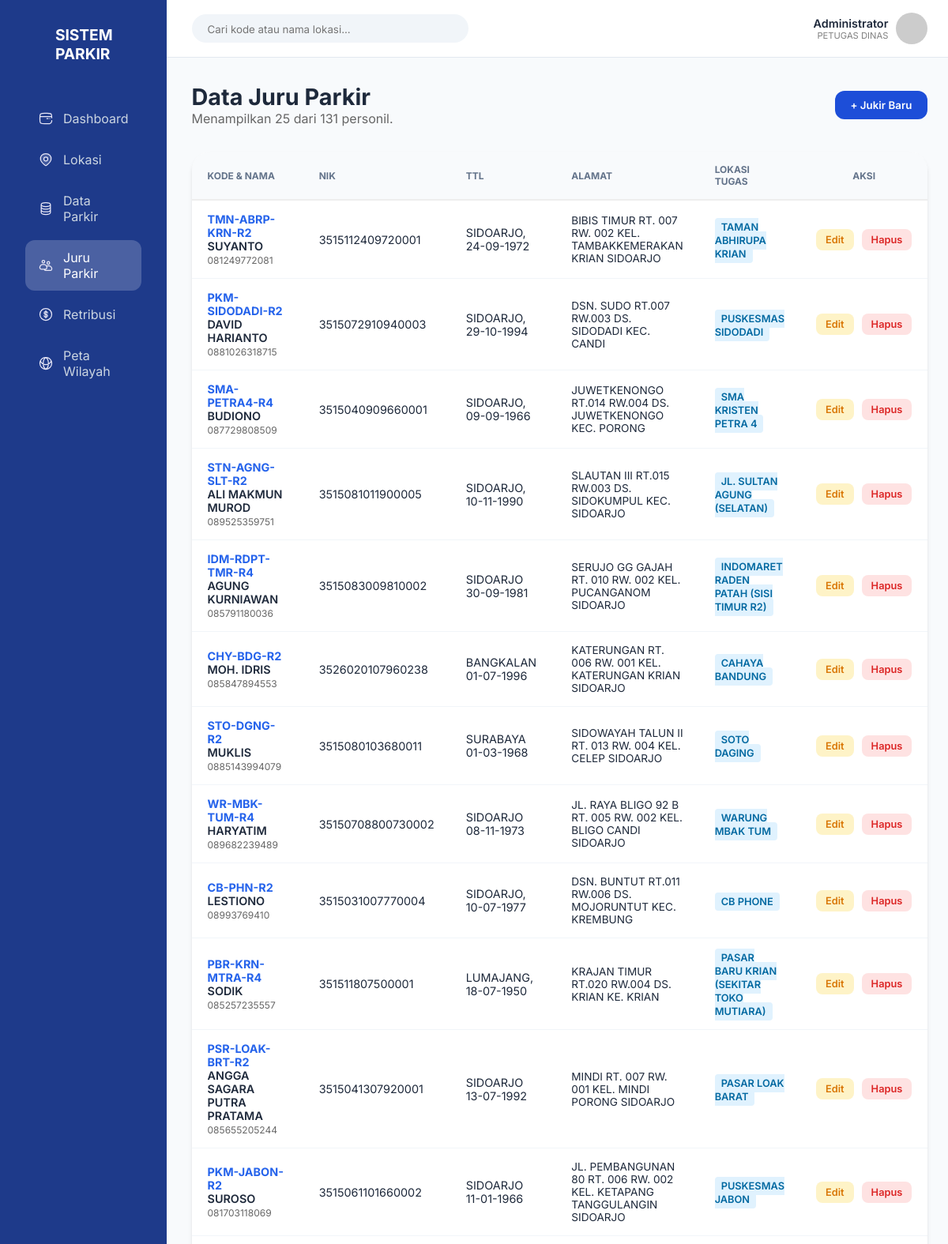
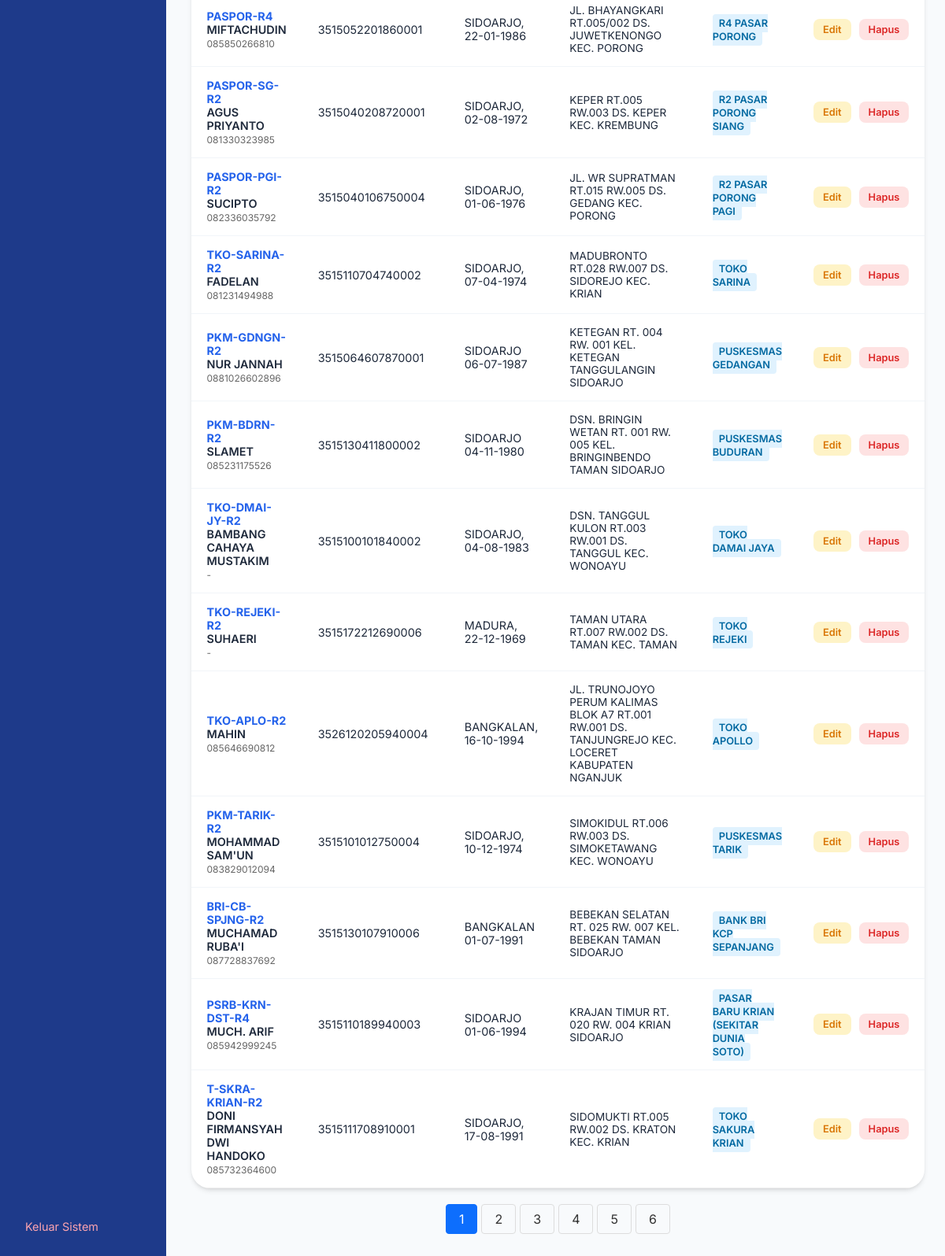
Screenshot of /tukang-parkir.php with the database file from the repository (2 pictures, top to bottom).
### tables this page shows
CREATE TABLE `jukir_utama` (
  `id` int(11) NOT NULL,
  `no_spmt` varchar(50) DEFAULT NULL,
  `nik` varchar(20) DEFAULT NULL,
  `nama_lengkap` varchar(150) DEFAULT NULL,
  `ttl` varchar(100) DEFAULT NULL,
  `alamat` text DEFAULT NULL,
  `no_telp` varchar(20) DEFAULT NULL,
  `id_lokasi` int(11) DEFAULT NULL
);

CREATE TABLE `lokasi` (
  `id` int(11) NOT NULL,
  `kode_qris` varchar(50) DEFAULT NULL,
  `nama_lokasi` varchar(255) DEFAULT NULL,
  `titik_parkir` enum('TJU','TPK') DEFAULT NULL COMMENT 'TJU: Tepi Jalan Umum, TPK: Tempat Khusus Parkir',
  `nominal_retribusi` decimal(10,2) DEFAULT NULL,
  `target_bulanan` decimal(15,2) DEFAULT NULL,
  `terbilang_target` text DEFAULT NULL,
  `foto` varchar(255) DEFAULT NULL,
  `latitude` decimal(10,8) DEFAULT NULL,
  `longitude` decimal(11,8) DEFAULT NULL,
  `created_at` timestamp NOT NULL DEFAULT current_timestamp()
);

### tukang-parkir.php (the view, shortened to what this page needs)
<?php
include 'config/db.php';
$limit = 25;
$page = isset($_GET['page']) ? (int) $_GET['page'] : 1;
$offset = ($page - 1) * $limit;
$total_result = mysqli_query($conn, "SELECT COUNT(*) AS total FROM jukir_utama");
$total_row = mysqli_fetch_assoc($total_result)['total'];
$total_pages = ceil($total_row / $limit);
$sql = "SELECT
            jukir_utama.*,
            lokasi.nama_lokasi,
            lokasi.kode_qris
        FROM jukir_utama
        INNER JOIN lokasi ON jukir_utama.id_lokasi = lokasi.id
        ORDER BY jukir_utama.id DESC
        LIMIT $offset, $limit";
$result = mysqli_query($conn, $sql);
?>
<!DOCTYPE html>
<html lang="id">
<?php include 'components/header.php'; ?>
<body style="display: flex; margin: 0; padding: 0;">
    <?php include 'components/sidebar.php'; ?>
    <div class="main-content" style="flex: 1;">
        <?php include 'components/navbar.php'; ?>
        <div class="container" style="padding: 2rem;">
            <div style="display: flex; justify-content: space-between; align-items: center; margin-bottom: 2rem;">
                <div>
                    <h1 style="font-size: 1.8rem; margin: 0;">Data Juru Parkir</h1>
                    <p style="color: #666;">Menampilkan <?php echo mysqli_num_rows($result); ?> dari
                        <?php echo $total_row; ?> personil.
                    </p>
                </div>
                <button class="btn-primary" onclick="openAddModal()">+ Jukir Baru</button>
            </div>
            <div class="table-container">
                <table style="width: 100%; border-collapse: collapse;">
                    <thead>
                        <tr style="background: #f8f9fa; border-bottom: 2px solid #eee;">
                            <th>Kode & Nama</th>
                            <th>NIK</th>
                            <th>TTL</th>
                            <th>Alamat</th>
                            <th>Lokasi Tugas</th>
                            <th style="text-align: center;">Aksi</th>
                        </tr>
                    </thead>
                    <tbody>
                        <?php if (mysqli_num_rows($result) > 0): ?>
                            <?php while ($row = mysqli_fetch_assoc($result)): ?>
                                <tr style="border-bottom: 1px solid #eee;">
                                    <td>
                                        <div style="font-weight: bold; color: #2563eb;"><?= $row['kode_qris'] ?></div>
                                        <div style="font-weight: 600;"><?= $row['nama_lengkap'] ?></div>
                                        <small style="color: #666;"><?= $row['no_telp'] ?></small>
                                    </td>
                                    <td><?= $row['nik'] ?></td>
                                    <td><?= $row['ttl'] ?></td>
                                    <td style="font-size: 0.85rem; max-width: 200px;"><?= $row['alamat'] ?></td>
                                    <td><span class="badge badge-blue"
                                            style="background: #e0f2fe; color: #0369a1; padding: 4px 8px; border-radius: 4px; font-size: 0.8rem;"><?= $row['nama_lokasi'] ?></span>
                                    </td>
                                    <td style="text-align: center;">
                                        <div style="display: flex; gap: 5px; justify-content: center;">
                                            <button class="btn-action btn-edit"
                                                onclick="openEditModal(<?= htmlspecialchars(json_encode($row)) ?>)">Edit</button>
                                            <a href="store/hapus_jukir.php?id=<?= $row['id'] ?>" class="btn-action btn-delete"
                                                onclick="return confirm('Hapus data petugas ini?')">Hapus</a>
                                        </div>
                                    </td>
                                </tr>
                            <?php endwhile; ?>
                        <?php else: ?>
                            <tr>
                                <td colspan="6" style="text-align:center; padding: 20px;">Data jukir tidak ditemukan.</td>
                            </tr>
                        <?php endif; ?>
                    </tbody>
                </table>
            </div>
            <div class="pagination">
                <?php for ($i = 1; $i <= $total_pages; $i++): ?>
                    <a href="?page=<?= $i ?>" class="<?= ($page == $i) ? 'active' : '' ?>"><?= $i ?></a>
                <?php endfor; ?>
            </div>
        </div>
    </div>
</body>
</html>

### assets/css/style.css (style rules this page uses)
:root { --primary: #1d4ed8; --primary-dark: #1e40af; --sidebar-bg: #1e3a8a; --bg-light: #f8fafc; --text-main: #1e293b; --text-muted: #64748b; --white: #ffffff; --shadow: 0 4px 6px -1px rgb(0 0 0 / 0.1), 0 2px 4px -2px rgb(0 0 0 / 0.1); }
* { margin: 0; padding: 0; box-sizing: border-box; font-family: 'Inter', sans-serif; }
body { background-color: var(--bg-light); display: flex; color: var(--text-main); }
.main-content { flex-grow: 1; }
.container { padding: 2rem; }
.table-container { background: var(--white); border-radius: 24px; overflow: hidden; box-shadow: var(--shadow); }
table { width: 100%; border-collapse: collapse; }
th { background: #f8fafc; padding: 15px 20px; text-align: left; font-size: 0.75rem; text-transform: uppercase; color: var(--text-muted); }
td { padding: 15px 20px; border-top: 1px solid #f1f5f9; font-size: 0.9rem; }
.btn-primary { background: var(--primary); color: white; padding: 10px 20px; border-radius: 12px; border: none; cursor: pointer; font-weight: 600; }
.badge { padding: 4px 12px; border-radius: 50px; font-size: 0.8rem; font-weight: 600; }
.badge-blue { background: #eff6ff; color: #1d4ed8; }
.btn-action { padding: 6px 12px; border-radius: 8px; font-size: 0.8rem; cursor: pointer; border: none; font-weight: 600; transition: 0.2s; text-decoration: none; display: inline-block; }
.btn-edit { background: #fef3c7; color: #d97706; margin-right: 5px; }
.btn-delete { background: #fee2e2; color: #dc2626; }
.pagination { display: flex; gap: 5px; margin-top: 20px; justify-content: center; }
.pagination a { padding: 8px 16px; border: 1px solid #ddd; text-decoration: none; color: #333; border-radius: 4px; }
.pagination a.active { background-color: #0d6efd; color: white; border-color: #0d6efd; }

### rows the page displays
jukir_utama: id_lokasi.kode_qris "TMN-ABRP-KRN-R2", nama_lengkap "SUYANTO", no_telp "081249772081", nik "3515112409720001", ttl "SIDOARJO, 24-09-1972", alamat "BIBIS TIMUR RT. 007 RW. 002 KEL. TAMBAKKEMERAKAN KRIAN SIDOARJO", id_lokasi.nama_lokasi "TAMAN ABHIRUPA KRIAN"
jukir_utama: id_lokasi.kode_qris "PKM-SIDODADI-R2", nama_lengkap "DAVID HARIANTO", no_telp "0881026318715", nik "3515072910940003", ttl "SIDOARJO, 29-10-1994", alamat "DSN. SUDO RT.007 RW.003 DS. SIDODADI KEC. CANDI", id_lokasi.nama_lokasi "PUSKESMAS SIDODADI"
jukir_utama: id_lokasi.kode_qris "SMA-PETRA4-R4", nama_lengkap "BUDIONO", no_telp "087729808509", nik "3515040909660001", ttl "SIDOARJO, 09-09-1966", alamat "JUWETKENONGO RT.014 RW.004 DS. JUWETKENONGO KEC. PORONG", id_lokasi.nama_lokasi "SMA KRISTEN PETRA 4"
jukir_utama: id_lokasi.kode_qris "STN-AGNG-SLT-R2", nama_lengkap "ALI MAKMUN MUROD", no_telp "089525359751", nik "3515081011900005", ttl "SIDOARJO, 10-11-1990", alamat "SLAUTAN III RT.015 RW.003 DS. SIDOKUMPUL KEC. SIDOARJO", id_lokasi.nama_lokasi "JL. SULTAN AGUNG (SELATAN)"
jukir_utama: id_lokasi.kode_qris "IDM-RDPT-TMR-R4", nama_lengkap "AGUNG KURNIAWAN", no_telp "085791180036", nik "3515083009810002", ttl "SIDOARJO 30-09-1981", alamat "SERUJO GG GAJAH RT. 010 RW. 002 KEL. PUCANGANOM SIDOARJO", id_lokasi.nama_lokasi "INDOMARET RADEN PATAH (SISI TIMUR R2)"
jukir_utama: id_lokasi.kode_qris "CHY-BDG-R2", nama_lengkap "MOH. IDRIS", no_telp "085847894553", nik "3526020107960238", ttl "BANGKALAN 01-07-1996", alamat "KATERUNGAN RT. 006 RW. 001 KEL. KATERUNGAN KRIAN SIDOARJO", id_lokasi.nama_lokasi "CAHAYA BANDUNG"
jukir_utama: id_lokasi.kode_qris "STO-DGNG-R2", nama_lengkap "MUKLIS", no_telp "0885143994079", nik "3515080103680011", ttl "SURABAYA 01-03-1968", alamat "SIDOWAYAH TALUN II RT. 013 RW. 004 KEL. CELEP SIDOARJO", id_lokasi.nama_lokasi "SOTO DAGING"
jukir_utama: id_lokasi.kode_qris "WR-MBK-TUM-R4", nama_lengkap "HARYATIM", no_telp "089682239489", nik "35150708800730002", ttl "SIDOARJO 08-11-1973", alamat "JL. RAYA BLIGO 92 B RT. 005 RW. 002 KEL. BLIGO CANDI SIDOARJO", id_lokasi.nama_lokasi "WARUNG MBAK TUM"
jukir_utama: id_lokasi.kode_qris "CB-PHN-R2", nama_lengkap "LESTIONO", no_telp "08993769410", nik "3515031007770004", ttl "SIDOARJO, 10-07-1977", alamat "DSN. BUNTUT RT.011 RW.006 DS. MOJORUNTUT KEC. KREMBUNG", id_lokasi.nama_lokasi "CB PHONE"
jukir_utama: id_lokasi.kode_qris "PBR-KRN-MTRA-R4", nama_lengkap "SODIK", no_telp "085257235557", nik "351511807500001", ttl "LUMAJANG, 18-07-1950", alamat "KRAJAN TIMUR RT.020 RW.004 DS. KRIAN KE. KRIAN", id_lokasi.nama_lokasi "PASAR BARU KRIAN (SEKITAR TOKO MUTIARA)"
jukir_utama: id_lokasi.kode_qris "PSR-LOAK-BRT-R2", nama_lengkap "ANGGA SAGARA PUTRA PRATAMA", no_telp "085655205244", nik "3515041307920001", ttl "SIDOARJO 13-07-1992", alamat "MINDI RT. 007 RW. 001 KEL. MINDI PORONG SIDOARJO", id_lokasi.nama_lokasi "PASAR LOAK BARAT"
jukir_utama: id_lokasi.kode_qris "PKM-JABON-R2", nama_lengkap "SUROSO", no_telp "081703118069", nik "3515061101660002", ttl "SIDOARJO 11-01-1966", alamat "JL. PEMBANGUNAN 80 RT. 006 RW. 002 KEL. KETAPANG TANGGULANGIN SIDOARJO", id_lokasi.nama_lokasi "PUSKESMAS JABON"
jukir_utama: id_lokasi.kode_qris "PASPOR-R4", nama_lengkap "MIFTACHUDIN", no_telp "085850266810", nik "3515052201860001", ttl "SIDOARJO, 22-01-1986", alamat "JL. BHAYANGKARI RT.005/002 DS. JUWETKENONGO KEC. PORONG", id_lokasi.nama_lokasi "R4 PASAR PORONG"
jukir_utama: id_lokasi.kode_qris "PASPOR-SG-R2", nama_lengkap "AGUS PRIYANTO", no_telp "081330323985", nik "3515040208720001", ttl "SIDOARJO, 02-08-1972", alamat "KEPER RT.005 RW.003 DS. KEPER KEC. KREMBUNG", id_lokasi.nama_lokasi "R2 PASAR PORONG SIANG"
jukir_utama: id_lokasi.kode_qris "PASPOR-PGI-R2", nama_lengkap "SUCIPTO", no_telp "082336035792", nik "3515040106750004", ttl "SIDOARJO, 01-06-1976", alamat "JL. WR SUPRATMAN RT.015 RW.005 DS. GEDANG KEC. PORONG", id_lokasi.nama_lokasi "R2 PASAR PORONG PAGI"
jukir_utama: id_lokasi.kode_qris "TKO-SARINA-R2", nama_lengkap "FADELAN", no_telp "081231494988", nik "3515110704740002", ttl "SIDOARJO, 07-04-1974", alamat "MADUBRONTO RT.028 RW.007 DS. SIDOREJO KEC. KRIAN", id_lokasi.nama_lokasi "TOKO SARINA"
jukir_utama: id_lokasi.kode_qris "PKM-GDNGN-R2", nama_lengkap "NUR JANNAH", no_telp "0881026602896", nik "3515064607870001", ttl "SIDOARJO 06-07-1987", alamat "KETEGAN RT. 004 RW. 001 KEL. KETEGAN TANGGULANGIN SIDOARJO", id_lokasi.nama_lokasi "PUSKESMAS GEDANGAN"
jukir_utama: id_lokasi.kode_qris "PKM-BDRN-R2", nama_lengkap "SLAMET", no_telp "085231175526", nik "3515130411800002", ttl "SIDOARJO 04-11-1980", alamat "DSN. BRINGIN WETAN RT. 001 RW. 005 KEL. BRINGINBENDO TAMAN SIDOARJO", id_lokasi.nama_lokasi "PUSKESMAS BUDURAN"
jukir_utama: id_lokasi.kode_qris "TKO-DMAI-JY-R2", nama_lengkap "BAMBANG CAHAYA MUSTAKIM", no_telp "-", nik "3515100101840002", ttl "SIDOARJO, 04-08-1983", alamat "DSN. TANGGUL KULON RT.003 RW.001 DS. TANGGUL KEC. WONOAYU", id_lokasi.nama_lokasi "TOKO DAMAI JAYA"
jukir_utama: id_lokasi.kode_qris "TKO-REJEKI-R2", nama_lengkap "SUHAERI", no_telp "-", nik "3515172212690006", ttl "MADURA, 22-12-1969", alamat "TAMAN UTARA RT.007 RW.002 DS. TAMAN KEC. TAMAN", id_lokasi.nama_lokasi "TOKO REJEKI"
jukir_utama: id_lokasi.kode_qris "TKO-APLO-R2", nama_lengkap "MAHIN", no_telp "085646690812", nik "3526120205940004", ttl "BANGKALAN, 16-10-1994", alamat "JL. TRUNOJOYO PERUM KALIMAS BLOK A7 RT.001 RW.001 DS. TANJUNGREJO KEC. LOCERET KABUPATEN NGANJUK", id_lokasi.nama_lokasi "TOKO APOLLO"
jukir_utama: id_lokasi.kode_qris "PKM-TARIK-R2", nama_lengkap "MOHAMMAD SAM'UN", no_telp "083829012094", nik "3515101012750004", ttl "SIDOARJO, 10-12-1974", alamat "SIMOKIDUL RT.006 RW.003 DS. SIMOKETAWANG KEC. WONOAYU", id_lokasi.nama_lokasi "PUSKESMAS TARIK"
jukir_utama: id_lokasi.kode_qris "BRI-CB-SPJNG-R2", nama_lengkap "MUCHAMAD RUBA'I", no_telp "087728837692", nik "3515130107910006", ttl "BANGKALAN 01-07-1991", alamat "BEBEKAN SELATAN RT. 025 RW. 007 KEL. BEBEKAN TAMAN SIDOARJO", id_lokasi.nama_lokasi "BANK BRI KCP SEPANJANG"
jukir_utama: id_lokasi.kode_qris "PSRB-KRN-DST-R4", nama_lengkap "MUCH. ARIF", no_telp "085942999245", nik "3515110189940003", ttl "SIDOARJO 01-06-1994", alamat "KRAJAN TIMUR RT. 020 RW. 004 KRIAN SIDOARJO", id_lokasi.nama_lokasi "PASAR BARU KRIAN (SEKITAR DUNIA SOTO)"
jukir_utama: id_lokasi.kode_qris "T-SKRA-KRIAN-R2", nama_lengkap "DONI FIRMANSYAH DWI HANDOKO", no_telp "085732364600", nik "3515111708910001", ttl "SIDOARJO, 17-08-1991", alamat "SIDOMUKTI RT.005 RW.002 DS. KRATON KEC. KRIAN", id_lokasi.nama_lokasi "TOKO SAKURA KRIAN"

### other values shown
mysqli_num_rows($result) "25"
$total_row "131"
